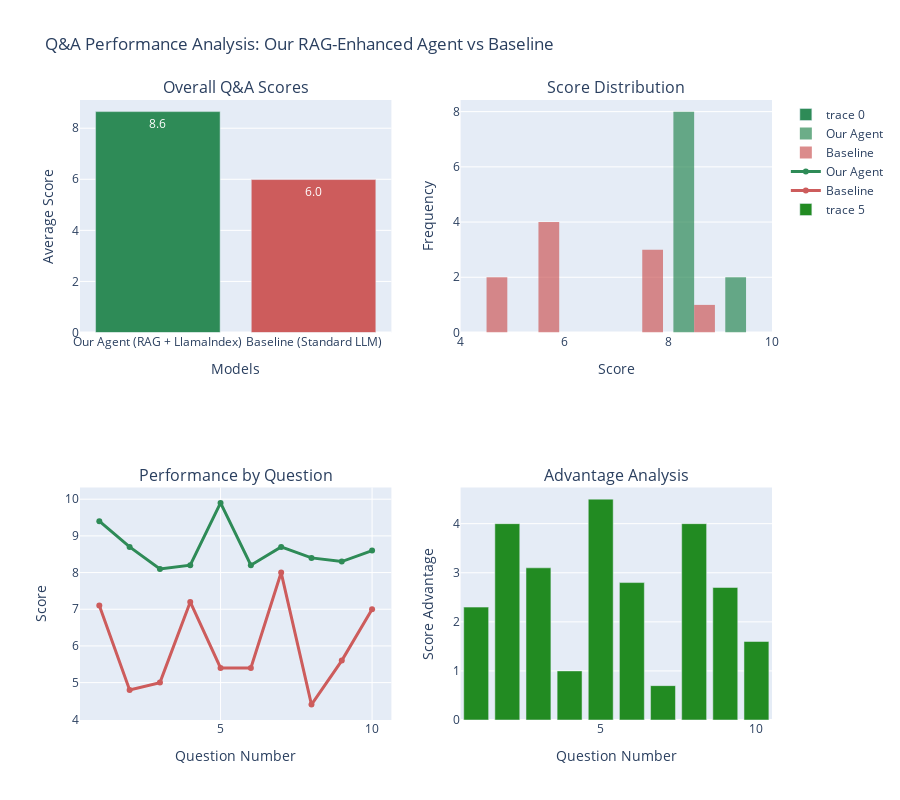

The cell this chart's notebook holds for it:
### Markdown cell above
## Performance Visualizations

### 1. Q&A Performance Comparison

### Code cell
# Create Q&A performance comparison chart
fig = make_subplots(
    rows=2, cols=2,
    subplot_titles=('Overall Q&A Scores', 'Score Distribution', 'Performance by Question', 'Advantage Analysis'),
    specs=[[{"type": "bar"}, {"type": "histogram"}],
           [{"type": "scatter"}, {"type": "bar"}]]
)

# Overall comparison
categories = ['Our Agent (RAG + LlamaIndex)', 'Baseline (Standard LLM)']
avg_scores = [
    np.mean([r['our_agent_score'] for r in qa_results]),
    np.mean([r['baseline_score'] for r in qa_results])
]

fig.add_trace(
    go.Bar(x=categories, y=avg_scores, 
           marker_color=['#2E8B57', '#CD5C5C'],
           text=[f'{score:.1f}' for score in avg_scores],
           textposition='auto'),
    row=1, col=1
)

# Score distribution
our_scores = [r['our_agent_score'] for r in qa_results]
baseline_scores = [r['baseline_score'] for r in qa_results]

fig.add_trace(
    go.Histogram(x=our_scores, name='Our Agent', opacity=0.7, marker_color='#2E8B57'),
    row=1, col=2
)
fig.add_trace(
    go.Histogram(x=baseline_scores, name='Baseline', opacity=0.7, marker_color='#CD5C5C'),
    row=1, col=2
)

# Performance by question
question_ids = list(range(1, len(qa_results) + 1))
fig.add_trace(
    go.Scatter(x=question_ids, y=our_scores, mode='lines+markers', 
               name='Our Agent', line=dict(color='#2E8B57', width=3)),
    row=2, col=1
)
fig.add_trace(
    go.Scatter(x=question_ids, y=baseline_scores, mode='lines+markers', 
               name='Baseline', line=dict(color='#CD5C5C', width=3)),
    row=2, col=1
)

# Advantage analysis
advantages = [r['advantage'] for r in qa_results]
fig.add_trace(
    go.Bar(x=question_ids, y=advantages, 
           marker_color=['#228B22' if adv > 0 else '#DC143C' for adv in advantages]),
    row=2, col=2
)

fig.update_layout(
    height=800,
    title_text="Q&A Performance Analysis: Our RAG-Enhanced Agent vs Baseline",
    showlegend=True
)

fig.update_xaxes(title_text="Models", row=1, col=1)
fig.update_yaxes(title_text="Average Score", row=1, col=1)
fig.update_xaxes(title_text="Score", row=1, col=2)
fig.update_yaxes(title_text="Frequency", row=1, col=2)
fig.update_xaxes(title_text="Question Number", row=2, col=1)
fig.update_yaxes(title_text="Score", row=2, col=1)
fig.update_xaxes(title_text="Question Number", row=2, col=2)
fig.update_yaxes(title_text="Score Advantage", row=2, col=2)

fig.show()

### Figure 1 — Plotly figure (JSON) as saved in the notebook; plotly's stock layout.template omitted (floating-point values rounded to 4 significant figures)
{"data": [{"marker": {"color": ["#2E8B57", "#CD5C5C"]}, "text": ["8.6", "6.0"], "textposition": "auto", "type": "bar", "x": ["Our Agent (RAG + LlamaIndex)", "Baseline (Standard LLM)"], "xaxis": "x", "y": [8.65, 5.99], "yaxis": "y"}, {"marker": {"color": "#2E8B57"}, "name": "Our Agent", "opacity": 0.7, "type": "histogram", "x": [9.4, 8.7, 8.1, 8.2, 9.9, 8.2, 8.7, 8.4, 8.3, 8.6], "xaxis": "x2", "yaxis": "y2"}, {"marker": {"color": "#CD5C5C"}, "name": "Baseline", "opacity": 0.7, "type": "histogram", "x": [7.1, 4.8, 5, 7.2, 5.4, 5.4, 8, 4.4, 5.6, 7], "xaxis": "x2", "yaxis": "y2"}, {"line": {"color": "#2E8B57", "width": 3}, "mode": "lines+markers", "name": "Our Agent", "type": "scatter", "x": [1, 2, 3, 4, 5, 6, 7, 8, 9, 10], "xaxis": "x3", "y": [9.4, 8.7, 8.1, 8.2, 9.9, 8.2, 8.7, 8.4, 8.3, 8.6], "yaxis": "y3"}, {"line": {"color": "#CD5C5C", "width": 3}, "mode": "lines+markers", "name": "Baseline", "type": "scatter", "x": [1, 2, 3, 4, 5, 6, 7, 8, 9, 10], "xaxis": "x3", "y": [7.1, 4.8, 5, 7.2, 5.4, 5.4, 8, 4.4, 5.6, 7], "yaxis": "y3"}, {"marker": {"color": ["#228B22", "#228B22", "#228B22", "#228B22", "#228B22", "#228B22", "#228B22", "#228B22", "#228B22", "#228B22"]}, "type": "bar", "x": [1, 2, 3, 4, 5, 6, 7, 8, 9, 10], "xaxis": "x4", "y": [2.3, 4, 3.1, 1, 4.5, 2.8, 0.7, 4, 2.7, 1.6], "yaxis": "y4"}], "layout": {"annotations": [{"font": {"size": 16}, "showarrow": false, "text": "Overall Q&A Scores", "x": 0.225, "xanchor": "center", "xref": "paper", "y": 1, "yanchor": "bottom", "yref": "paper"}, {"font": {"size": 16}, "showarrow": false, "text": "Score Distribution", "x": 0.775, "xanchor": "center", "xref": "paper", "y": 1, "yanchor": "bottom", "yref": "paper"}, {"font": {"size": 16}, "showarrow": false, "text": "Performance by Question", "x": 0.225, "xanchor": "center", "xref": "paper", "y": 0.375, "yanchor": "bottom", "yref": "paper"}, {"font": {"size": 16}, "showarrow": false, "text": "Advantage Analysis", "x": 0.775, "xanchor": "center", "xref": "paper", "y": 0.375, "yanchor": "bottom", "yref": "paper"}], "height": 800, "showlegend": true, "title": {"text": "Q&A Performance Analysis: Our RAG-Enhanced Agent vs Baseline"}, "xaxis": {"anchor": "y", "domain": [0, 0.45], "title": {"text": "Models"}}, "xaxis2": {"anchor": "y2", "domain": [0.55, 1], "title": {"text": "Score"}}, "xaxis3": {"anchor": "y3", "domain": [0, 0.45], "title": {"text": "Question Number"}}, "xaxis4": {"anchor": "y4", "domain": [0.55, 1], "title": {"text": "Question Number"}}, "yaxis": {"anchor": "x", "domain": [0.625, 1], "title": {"text": "Average Score"}}, "yaxis2": {"anchor": "x2", "domain": [0.625, 1], "title": {"text": "Frequency"}}, "yaxis3": {"anchor": "x3", "domain": [0, 0.375], "title": {"text": "Score"}}, "yaxis4": {"anchor": "x4", "domain": [0, 0.375], "title": {"text": "Score Advantage"}}}}
